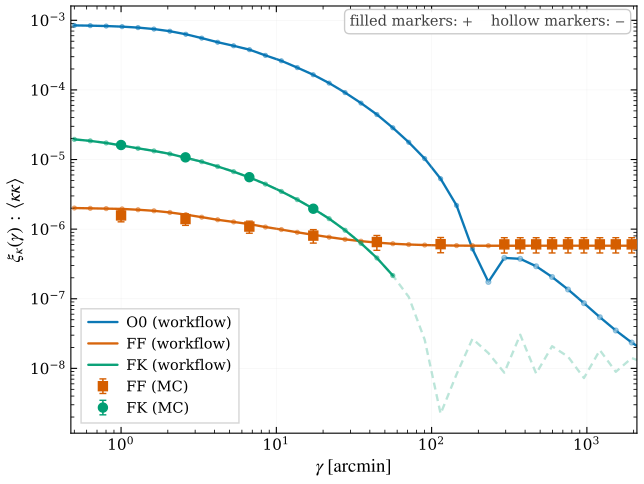

Recreate this plot in Python.
"""MOCK-UP ONLY: what the validation figure would look like with FK markers.

Writes into this folder, never into figures/.  Uses the paper's own style module
and its cached analytic channels, with the FK line rebound to the corrected
fold exactly as code/figures_corrected/make_val_figure.py does.
"""
import math, sys
from pathlib import Path
import numpy as np
import _bootstrap
ds, bgm, core = _bootstrap.wire()
sys.path.insert(0, str(_bootstrap.MC_DIR))
from _plot_style import (PALETTE, annotate_sign_legend, apply_rcparams,
                         clip_gamma_axis, plot_signed_line)
apply_rcparams()
import matplotlib
matplotlib.use("Agg")
import matplotlib.pyplot as plt

D = dict(np.load(_bootstrap.MC_DIR / "outputs" / "appendix_mc_curve.npz",
                 allow_pickle=True))
g = np.asarray(D["g"], float); o0 = np.asarray(D["o0"], float)
ff = np.asarray(D["ff_mom"], float); fk3 = np.asarray(D["fk3"], float)
g_mc = np.asarray(D["g_mc"], float)
ffc = np.asarray(D["ffc_mc"], float); ffe = np.asarray(D["ffc_se"], float)
M = np.load("_markers_pooled.npz")
gk, vk, ek = M["gamma"], M["fk"], M["err"]

C_O0, C_FF, C_FK = PALETTE[0], PALETTE[1], PALETTE[2]
fig, ax = plt.subplots(figsize=(6.4, 4.8), constrained_layout=True)
_smk = dict(sign_marker_size=3.2, sign_marker_alpha=0.45)
plot_signed_line(ax, g, o0, color=C_O0, lw=1.7, alpha=0.95, label="O0 (workflow)", **_smk)
plot_signed_line(ax, g, ff, color=C_FF, lw=1.7, alpha=0.95, label="FF (workflow)", **_smk)
plot_signed_line(ax, g, fk3, color=C_FK, lw=1.7, alpha=0.95, label="FK (workflow)",
                 faint_outside=(None, 60.0), **_smk)
ax.errorbar(g_mc, np.abs(ffc), yerr=ffe, fmt="s", color=C_FF, ms=6.5,
            mfc=C_FF, mec=C_FF, capsize=2.5, lw=1.1, zorder=5, label="FF (MC)")
ax.errorbar(gk, np.abs(vk), yerr=ek, fmt="o", color=C_FK, ms=6.5,
            mfc=C_FK, mec=C_FK, capsize=2.5, lw=1.1, zorder=6, label="FK (MC)")
ax.set_xscale("log"); ax.set_yscale("log")
ax.set_xlabel(r"$\gamma\;[\mathrm{arcmin}]$")
ax.set_ylabel(r"$\xi_\kappa(\gamma)\;:\;\langle\kappa\kappa\rangle$")
clip_gamma_axis(ax, gamma_min=float(g.min()))
ax.legend(loc="lower left", ncol=1)
annotate_sign_legend(ax)
fig.savefig("mock_val_figure.pdf"); fig.savefig("mock_val_figure.png", dpi=200)

lo, hi = ax.get_ylim()
dec = math.log10(hi / lo)
bb = ax.get_window_extent()
h_in = bb.height / fig.dpi
print(f"y-axis spans {dec:.2f} decades over {h_in:.2f} inch  "
      f"({h_in/dec:.3f} inch per decade)")
for lbl, r in (("FK, 1% agreement", 1.011), ("FK error bar, 0.5%", 1.005),
               ("FF, 20% offset", 1.20)):
    pts = math.log10(r) * (h_in / dec) * 72.0
    print(f"  {lbl:<22} -> {pts:6.2f} pt on the page   "
          f"(marker diameter is 6.5 pt)")
